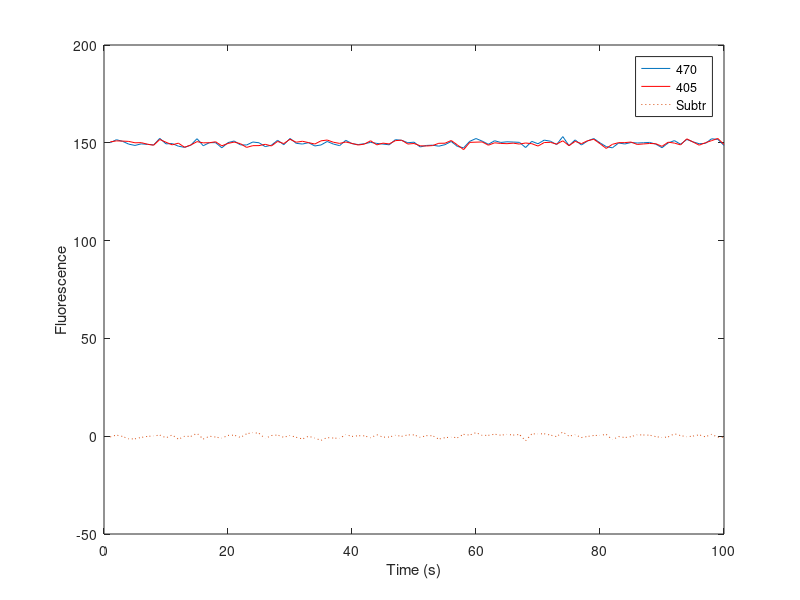

Source code (MATLAB):
% MatLab Problem Set = Due Monday April 13 2020
% By Christian Pedersen

clear all
close all
clc

%% TOPICS

% 1) MatLab as a calculator  (matrix math versus element by element)

% 2) Using the help command

% 3) Using the plot command


%% Here i generate fake photometry data for us to practice with

% loading in example data
temp1 = load('stockreturns.mat').stocks';
channel470 = temp1(2,:)+150;
channel405 = temp1(1,:)+150;

% Instructions: A time series is a 1 dimensional matrix that has a single
% value (element) for each time step. For the sake of these exercises, we
% will use the time series generated above, channel470 and channel405. We
% will pretend that the each element of channel470 and channel 405 
% corresponds to 1 fluorescence sample per second. Use these variables
% to answer the below questions to the best of your abilities. Also, feel 
% free to google stuff like "matlab how to find length of a variable" if 
% you get stuck. 

%%
% 1) Using the length('variable') command, what is the length of the 470
% channel and the 405 channel variables.

length(channel470)

length(channel405)

size(channel470)

size(channel470,2)


% 2) Create a new variable 'subtracted' that has the 405 channel subtracted
% from the 470 channel

subtracted = channel470-channel405;


%%
% 3) Plot the 470 channel over time, plot the 405 channel over time, plot
% the subtracted time series over time.

plot(1:length(subtracted),subtracted)
xlabel('Time (s)')
ylabel('Fluorescence')


%%
% 4) Using code, print the tenth element of the variable channel470

channel470(10)

% 5) Using code, subtract the 55th element from the 40th element of channel405

channel470(40)-channel470(55)


%%
% 6) Using the 'help' command, read more details about the 'plot' command and
% the 'plotyy' command. What is the difference between these two types of
% graphs?

help plotyy

% The main difference is that plot yy has two separate y axises on either
% side of the plot


%%
% 7) Plot the 470 channel, 405 channel and subtracted variable in the same
% plot

plot(1:100,channel470,'',1:100,channel405,'r',1:100,subtracted,':')
xlabel('Time (s)')
ylabel('Fluorescence')
legend('470','405','Subtr')

% 8) Label the axises on the above plot and add a legend for the 3 lines


%% 
% 9) How many different ways can you use matlab (different lines of code)
% to find the square root of 1000?

sqrt(1000)

1000^0.5


%% Challenge (getting ahead of Coursera)
% 10) Use a single for loop and a single if, then statement within the for
% loop to add 5 to the 10th, 20th, 30th, 40th ... element of the variable
% channel470

% hint: Use the 'rem' command


for p = 1:length(channel470)

    if rem(p,10) == 0

        channel470(p) = channel470(p) + 5;

    end
    
end



%% extra for loop and if statement example

var = 10; % first element of var matrix

% loops through 9 times, k = 2.. k = 3.. k = 4.. etc
for k = 2:10
   
    k
    
    
    var(k) = var(k-1) + 10
    
    if k == 4  % the contained lines only run when k is equal to 4
        
        vari = var(k)
        
    end    
    
end

































